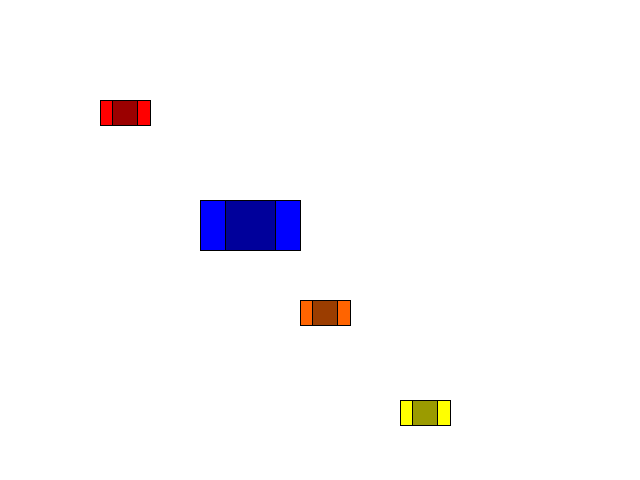
Frame 1 (no input)
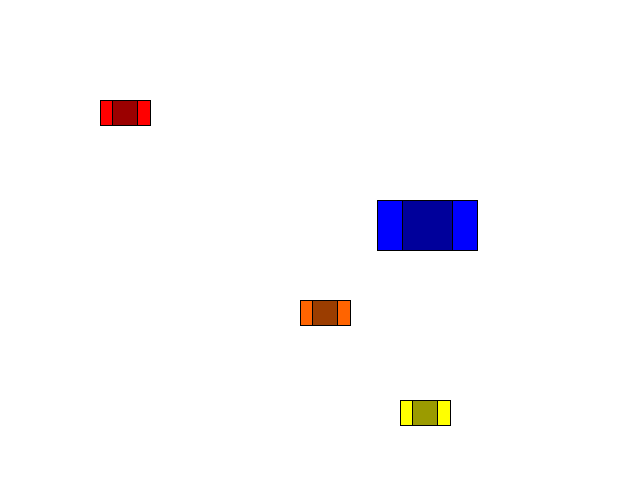
Frame 60 (the mouse pressed at the canvas centre just before this capture)
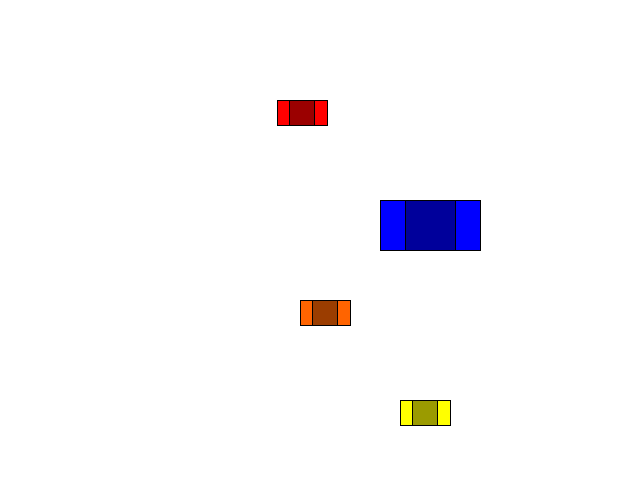
Frame 120 (the mouse held since frame 60 and released just before this capture)

The Processing sketch that drew these frames (run headless with seeded random() and noise(); from frame 60 on, the mouse is pressed at the canvas centre):

// Processing sketch: OOP_01
// ── OOP_01.pde
/*
Programación Basada en Objetos
(Object Oriented Programing - OOP)
Francisco Zamorano
Junio 2017
 
Modificado de Sergio Majluf, Nov. 2106
https://github.com/sergiomajluf/Programacion/tree/master/S6/Para%20Mostrar/miTaxi
*/


Auto auto1, auto2, auto3, auto4;

void setup() {
  size(640, 480);
  auto1 = new Auto (100, 100, 50, color(255, 0, 0));
  auto2 = new Auto (200, 200, 100, color(0, 0, 255));
  auto3 = new Auto (300, 300, 50, color(255, 100, 0));
  auto4 = new Auto (400, 400, 50, color(255, 255, 0));
}

void draw() { 
  background(255);

  // llamamos a los metodos
  auto1.dibuja();
  auto2.dibuja();
  auto3.dibuja();
  auto4.dibuja();
  //podemos acceder a cada uno de los objetos y darle intrucciones distintas individiualmente
  if (mousePressed) {
    auto1.avanza();
  } else {
    auto2.avanza();
  }
}
// ── auto.pde
// Creamos la CLASE con nuestro nombre
class Auto {
  float posX;
  float posY;
  float size;
  color col;

  // Constructor
  Auto(float pX, float pY, float s, color c) {
    posX = pX;
    posY = pY;
    size = s;
    col  = c;
  }
  
  // Método para dibujarlo
  void dibuja() {
    fill(col);
    rect(posX, posY, size, size/2);
    fill(0,0,0,100);
    rect(posX+size/4, posY, size/2, size/2);
  }

  // Método para moverlo
  void avanza() {
    if (posX < width) {
      posX += 3;
    } else {
      posX = 0;
    }
  }
}
